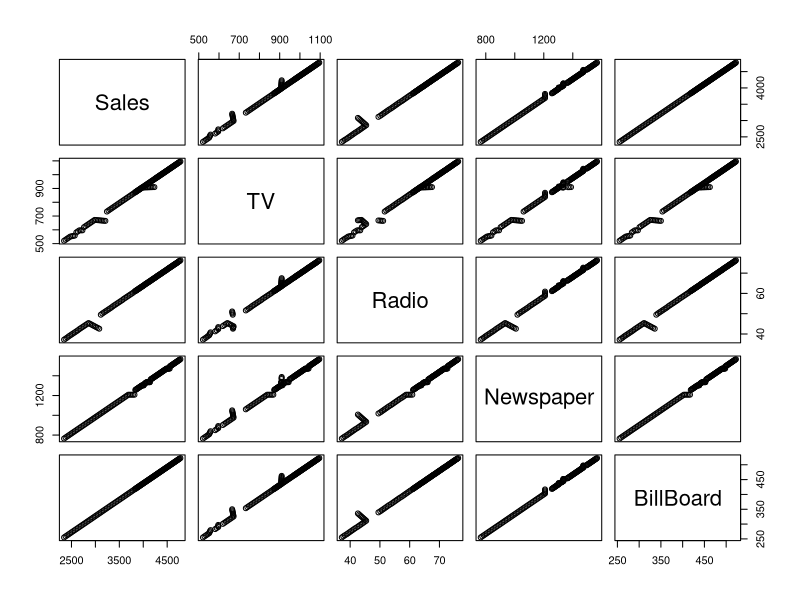

Here is the R script that generated this plot:
## ---- chunk 1
knitr::opts_chunk$set(fig.width=6, fig.height=6) 

## ---- chunk 2
# Clear variables
rm(list=ls())

library(readxl)
library(dplyr)
library(tidyverse)
library(lattice)
library(leaps)
library(MASS)

## ---- chunk 3

# Load Dataset
dataset <- read_excel("dataset/Sales_Dataset.xlsx")

## ---- chunk 4
summary(dataset)
## ---- chunk 5
plot(dataset)
cor(dataset)
## ---- chunk 6

lm_model = lm(Sales ~ . , data=dataset)
summary(lm_model)
